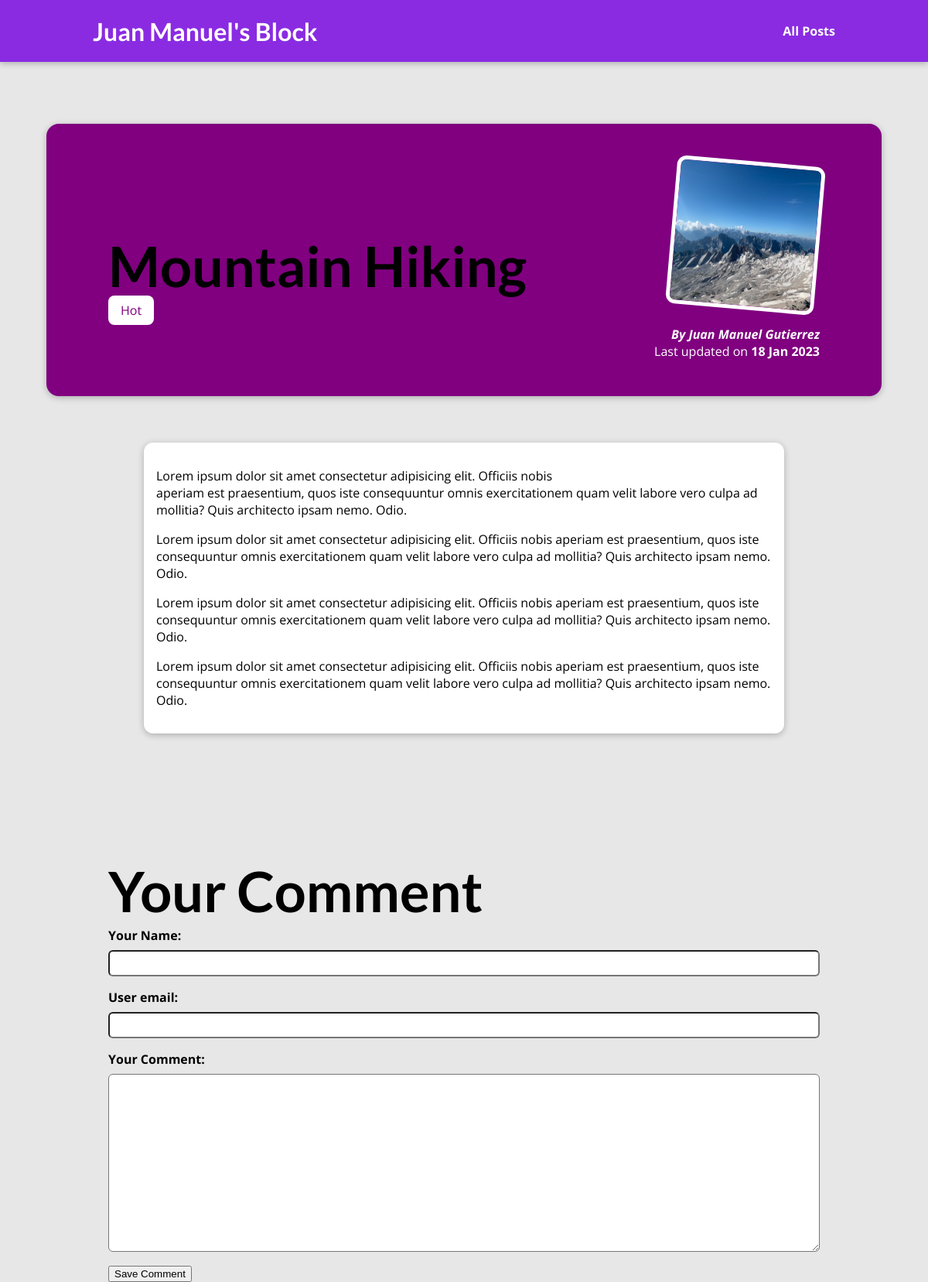
The page /posts/hike-in-the-mountains on the database its author committed.
### blog/models.py (models this page shows, shortened)
class Post(models.Model):
    title = models.CharField(max_length=150)
    excerpt = models.CharField(max_length=200)
    image = models.ImageField(upload_to="posts",
    null=True)
    date = models.DateField(auto_now=True)
    slug = models.SlugField(unique=True)
    content = models.TextField(validators=[
        MinLengthValidator(10)
    ])
    author = models.ForeignKey(Author, on_delete=models.SET_NULL, null=True, related_name="post")
    tags = models.ManyToManyField(Tag)

class Tag(models.Model):
    captions = models.CharField(max_length=20)

class Author(models.Model):
    first_name = models.CharField(max_length=100)
    last_name = models.CharField(max_length=100)
    email_address = models.EmailField()
    def fullname(self):
        return f"{self.first_name} {self.last_name}"
    def __str__(self) -> str:
        return self.fullname()

### blog/views.py (the view)
# urls.py: path("posts/<slug:slug>", views.SinglePostView.as_view(),
class SinglePostView(DetailView):
    template_name = "blog/post-detail.html"
    model = Post
    def get_context_data(self, **kwargs):
        context =  super().get_context_data(**kwargs)
        context["post_tags"] =  self.object.tags.all()
        context["comment_form"] = CommentForm()
        return context

### blog/forms.py
class CommentForm(forms.ModelForm):
    class Meta:
        model = Comment
        exclude = ["post"]
        labels = {
            "user_name": "Your Name",
            "user_emal": "Your Email",
            "text": "Your Comment"
        }

### blog/templates/blog/post-detail.html (shortened to what this page needs)
{% extends "base.html" %}
{%  load static %}
{% load static %}
{% block css_files %}
    <link rel="stylesheet" href="{% static 'blog/post-detail.css' %}">
{% endblock %}
{% block content %}
    <section id="summary">
        <h2>{{ post.title }}</h2>
        <div>
            {% for tag in post_tags %}
                <span class="tag">{{ tag.captions }}</span>
            {% endfor %}
        </div>
        <article>
            <img src="{{ post.image.url }}" alt=post.title>
            <address>By <a href="mailto:{{ post.author.email_address }}">{{ post.author }}</a></address>
            <div>
                Last updated on  <time>{{ post.date|date:'d M Y' }}</time>
            </div>
        </article>
        <main>
            {{ post.content|linebreaks }}
        </main>
        <section>
            <h2>Your Comment</h2>
            <form class="comment-form">
                {% for form_field in comment_form %}
                <div class="form-control">
                    {{ form_field.label_tag }}
                    {{ form_field }}
                </div>
                {% endfor %}
                <button>Save Comment</button>
            </form>
        </section>
    </section>
{% endblock %}

### static/app.css (style rules this page uses)
* { box-sizing: border-box; }
html { font-family: 'Open Sans', 'Lato', sans-serif; }
body { margin: 0; }
h1, h2, h3 { font-family: 'Lato', sans-serif; font-weight: bold; }

### blog/static/blog/post-detail.css (style rules this page uses)
body { background-color: #e7e7e7; }
#summary { margin: 10rem auto 3rem auto; padding: 5rem; width: 90%; max-width: 90rem; border-radius: 16px; background-color: purple; position: relative; box-shadow: 0 2px 8px rgba(0, 0, 0, 0.25); height: 22rem; }
#summary h2 { color: black; font-size: 4.5rem; margin-bottom: 0.25rem; }
#summary article { position: absolute; top: 2rem; right: 3rem; padding: 1rem 2rem; border-radius: 12px; text-align: right; color: white; }
#summary article img { width: 12rem; height: 12rem; border-radius: 12px; transform: rotateZ(5deg); border: 5px solid white; margin-bottom: 1rem; }
#summary address { font-weight: bold; }
#summary a { color: white; text-decoration: None; }
#summary time { font-weight: bold; }
main { width: 90%; max-width: 90rem; margin: 10rem auto; background-color: white; padding: 1rem; border-radius: 12px; box-shadow: 0 2px 8px rgba(0, 0, 0, 0.25); }
.tag { background-color: white; color: purple; padding: 0.5rem 1rem; border-radius: 8px; }
.form-control { margin-bottom: 1rem; }
.form-control label { font-weight: bold; margin-bottom: 0.5rem; display: block; }
.form-control input, .form-control textarea { display: block; width: 100%; font: inherit; padding: 0.25rem; border-radius: 6px; }

### rows shown on the page
Post: title "Mountain Hiking", image (picture), author "Juan Manuel Gutierrez", date "18 Jan 2023", content "Lorem ipsum dolor sit amet consectetur adipisicing elit. Officiis nobis aperiam est praesentium, quos iste consequuntur omnis exercitationem quam velit labore vero culpa ad mollitia? Quis architecto ipsam nemo. Odio. Lorem ipsum dolor sit amet consectetur adipisicing elit. Officiis nobis aperiam est praesentium, quos iste consequuntur omnis exercitationem quam velit labore vero culpa ad mollitia? Quis architecto ipsam nemo. Odio. Lorem ipsum dolor sit amet consectetur adipisicing elit. Officiis nobis aperiam est praesentium, quos iste consequuntur omnis exercitationem quam velit labore vero culpa ad mollitia? Quis architecto ipsam nemo. Odio. Lorem ipsum dolor sit amet consectetur…"
Tag: captions "Hot"
